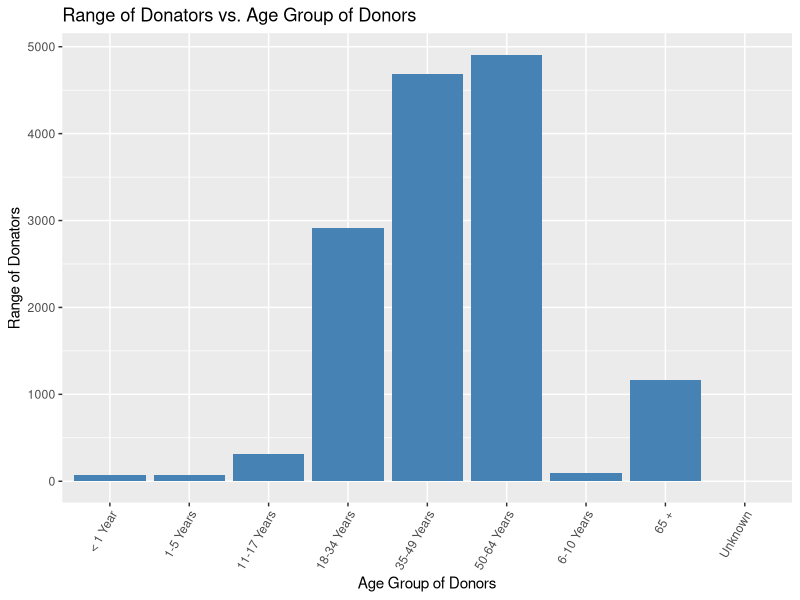

This figure's R source:
library(dplyr)
library(ggplot2)
library(magrittr)


df <- read.csv(file = 'all_donor_data.csv')

# convert to numeric
df[, c(2:33)] <- sapply(df[, c(2:33)], as.numeric)

# drop 2020 column b/c of incomplete data
df <- subset(df, select = -c(X2020))
# drop all ages
df = df[-c(1),]


names(df)[names(df) == "Age.Group"] <- "age_group"

# get max, min and find range
df$max <- apply(df[, 2:33], 1, max)
df$min <- apply(df[, 2:33], 1, min)
df$range <- df$max - df$min


plot2 <- ggplot(data=df, aes(x=age_group, y=range)) +
  xlab("Age Group of Donors") + ylab("Range of Donators") + ggtitle("Range of Donators vs. Age Group of Donors") +
  geom_bar(stat="identity", fill="steelblue") +
  theme(axis.text.x = element_text(angle = 60, hjust = 1))


plot2

